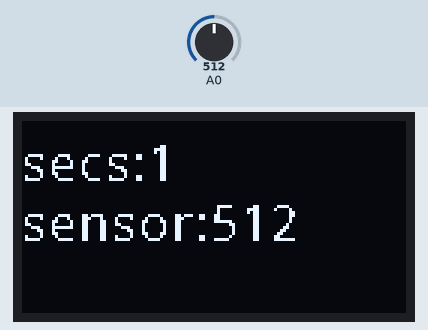
Bench run of a sketch on a simulated Arduino Uno, built with avr-gcc and run on an emulated ATmega328P. Shown: 128×64 one-colour display. The inputs (shaded band) are chosen by the test bench; at power-on: A0 = 512. What the sketch prints to the serial monitor is not drawn.

Above: at 1.2 s.
1.3 s: A0 set to 716
At 2.8 s:
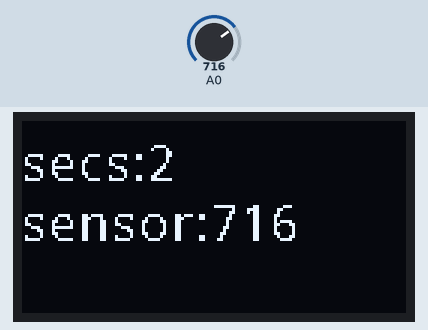
3.5 s: A0 set to 900
At 4.8 s:
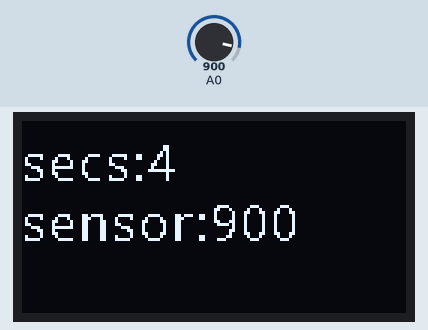
5.5 s: A0 set to 1023
At 6.8 s:
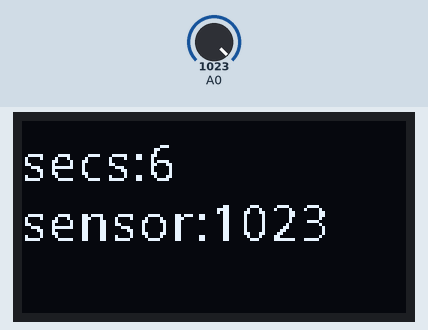
Timing chart, 0 to 8.5 s (numbered marks = the images above; inputs shaded):
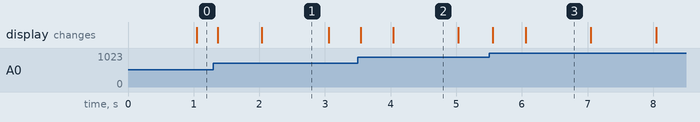

The sketch:

SSD1306_OLED_CustomFont.ino
```cpp
/*
  Minimal example for SSD1306 OLED display with custom fonts
  manufacturer's site: http://www.solomon-systech.com/en/product/advanced-display/oled-display-driver-ic/ssd1306/
  datasheet: https://www.crystalfontz.com/controllers/SolomonSystech/SSD1306/339/
  library site: https://github.com/adafruit/Adafruit_SSD1306

  These displays are common and inexpensive online, and require only the
  I2C pins (SDA and SCL) from an Arduino. The Adafruit library works well with them.
  Custom fonts from http://oleddisplay.squix.ch/#/home

  This example reads the millis() and ana analog sensor and displays both.
  It's written for a 128x64 display, but can be modified to fit a 128x32 display as well.
  Change the SCREEN_HEIGHT to change displays, and adjust font sizes and cursor locations
  to suit your application.

  created 10 Feb 2020
  modified 4 Oct 2021
  by Tom Igoe
  based on the Adafruit_SSD1306 library examples
*/


#include <Wire.h>
#include <Adafruit_SSD1306.h>
#include <Adafruit_GFX.h>
#include "font.h"

const int SCREEN_WIDTH = 128; // OLED display width, in pixels
const int SCREEN_HEIGHT = 64; // OLED display height, in pixels

// initialize the display:
Adafruit_SSD1306 display(SCREEN_WIDTH, SCREEN_HEIGHT);

void setup() {
 // initialize serial and wait 3 secs for serial monitor to open:
  Serial.begin(9600);
  if (!Serial) delay(3000);
  // first parameter of begin() sets voltage source.
  // SSD1306_SWITCHCAPVCC is for 3.3V
  // second parameter is I2C address, which is
  // 0x3C, or 3D for some 128x64 modules:
  if (!display.begin(SSD1306_SWITCHCAPVCC, 0x3C)) {
    Serial.println("Display setup failed");
    while (true);
  }

  // set up custom font from font.h file:
  display.setFont(&Open_Sans_Regular_16);
  Serial.println("Display is good to go");
}

void loop() {
  int sensorReading = analogRead(A0);
  // clear the display:
  display.clearDisplay();
  // set the text color to white:
  display.setTextColor(SSD1306_WHITE);

  // move the cursor to 0,20:
  display.setCursor(0, 20);
  // print the seconds:
  display.print("secs:");
  display.print(millis() / 1000);

  // move the cursor down 20 pixels:
  display.setCursor(0, 40);
  // print a sensor reading:
  display.print("sensor:");
  display.print(sensorReading);
  // push everything out to the screen:
  display.display();
}
```

Source omitted: font.h (data table, 11288 bytes)

Measured:
- what the display in image 1 shows lasts 1.1 s, from 2.0 s to 3.1 s
